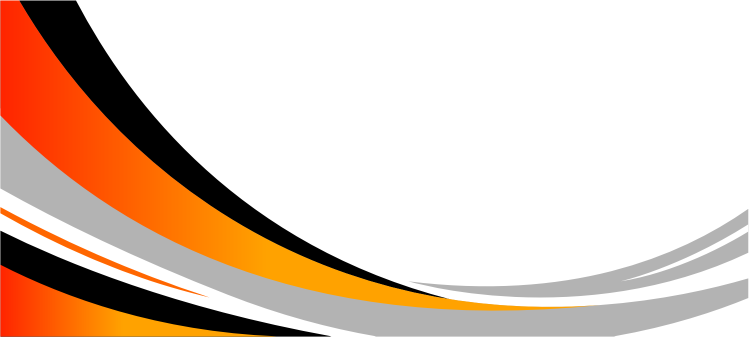
#> input picture banner 01.png, 1497 x 673 px (shown at 1/2 size); its folder holds 6 pictures in this run
$ python -i 'Proyecto programacion.py'   (imports and definitions only)
#> lines starting #> are read from the running program, lines starting #| are printed output that depends on the picture
#---------Importaciones-------------------------------------------
from tkinter import *
from tkinter import ttk
from tkinter import messagebox
import random
from vuelos import vuelos3 as vuelos1
from ListaAsientos import asientos2
import json
from tkinter import DISABLED
import time
from PIL import Image, ImageTk
#--------------Variables globales--------------------

barra = 0
seleccion = 0
seleccion2 = 0
num2 = 0
barra2= 0
numero = 0
verify = 0
pasajeros = 0
premiumON = 0
num4 = 0
num_pasajeros = 0
prem = 0
codigos_vuelos = 0
ori = 0
des = 0
asientosSC = []
compra5 = 0
ap = 0
nom = 0
codigo_boleto = 0
horaS = 0
fechaV = 0
numero_pasajeros = 0
rangomax = 0
seleccion_asiento = 0
seleccion4 = 0
añadidos = []
codeffff = 0
asiento_elegido = 0
asiento_elegido2 = 0
icono = "FENIX-ARWAYS-02.ico"
botones_generados = 0
codigoV = 0
subir_asiento = []
codigos_vuelos = 0

#--------------Ventana chek in--------------------------#

# [104 lines left out: functions chekin, resultado_checkin, comprobar, not called in this run]

#-----------Pagina de registro/origen/destino/pasajeros---------------

def programa():
    global icono
    global subir_asiento
    #---Configuraciones ventana---#
    pagina = Toplevel()
    pagina.geometry("1000x650")
    pagina.resizable(0,0)
    pagina.title("Fenix Arways")
    menu1 = Menu(pagina)
    pagina.config(menu=menu1)
    #---Reinicio---#
    subir_asiento = []
    #--------Icono---------#
    pagina.iconbitmap(icono)
    #-----Decoracion-----#
    dec3 = Image.open("banner 01.png")
#> dec3 is the input picture: PIL image 1497x673 RGBA; mean R, G, B, A 224.4, 203.3, 189.5, 87.1
    dec3 = dec3.resize((1200,200), Image.LANCZOS)
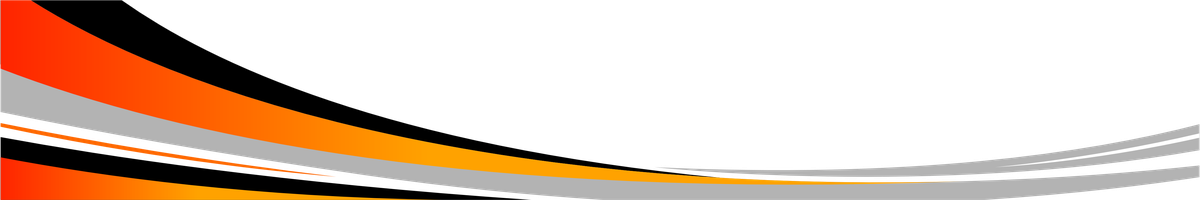
#> dec3: PIL image 1200x200 RGBA; mean R, G, B, A 61.3, 39.5, 25.1, 87.1; transparent parts drawn white
    deco3 = ImageTk.PhotoImage(dec3)
    mostrar10 = Label(pagina,image=deco3)
    mostrar10.image = deco3
    mostrar10.place(x=-150,y=470)
    dec4 = dec3.rotate(180)
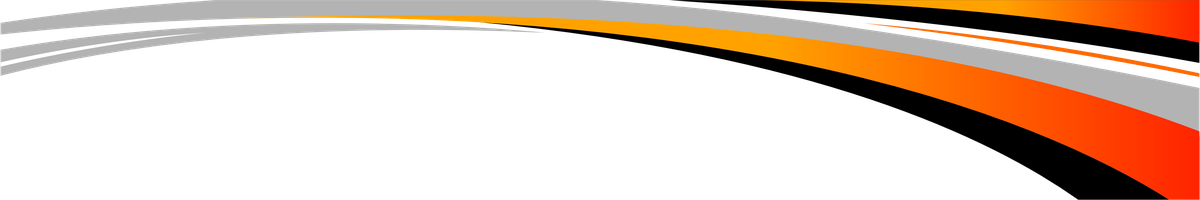
#> dec4: PIL image 1200x200 RGBA; mean R, G, B, A 61.3, 39.5, 25.1, 87.1; transparent parts drawn white
    deco4 = ImageTk.PhotoImage(dec4)
    mostrar11 = Label(pagina,image=deco4)
    mostrar11.image = deco4
    mostrar11.place(x=-20,y=0)
    dec5 = Image.open("05.png")
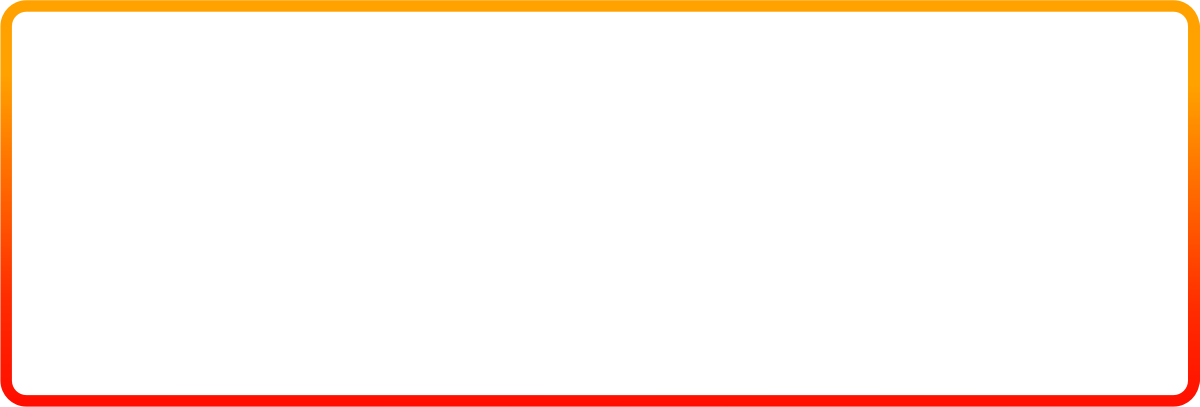
#> input picture 05.png, 2399 x 814 px (shown at 1/2 size)
#> dec5 is the input picture: PIL image 2399x814 RGBA; mean R, G, B, A 255, 242.4, 235.5, 18.8
    dec5 = dec5.resize((800,250), Image.LANCZOS)
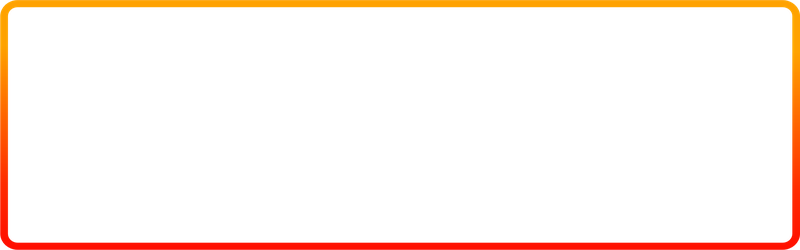
#> dec5: PIL image 800x250 RGBA; mean R, G, B, A 23.8, 8.4, 0, 18.9; transparent parts drawn white
    deco5 = ImageTk.PhotoImage(dec5)
    mostrar11 = Label(pagina,image=deco5)
    mostrar11.image = deco5
    mostrar11.place(x=100,y=220)
    #--------Menu de destinos-------
    barra = StringVar()
#> (the run stopped early here; a loop or call above may not have finished)
